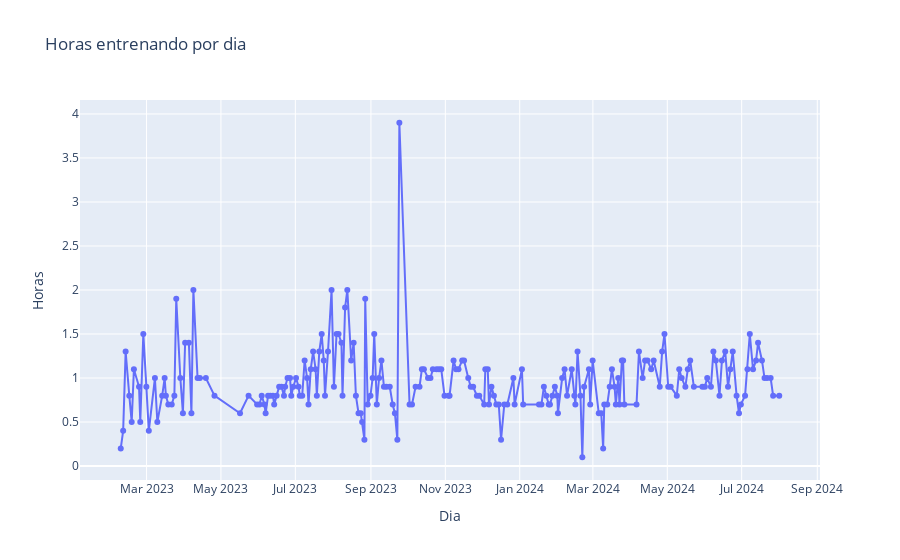

Source (notebook cell):
### Code cell
fig = px.line(run_by_day, y="tiempo_horas", markers=True, labels={'fecha':'Dia','tiempo_horas':'Horas'}, title='Horas entrenando por dia')
fig.show()

### Figure 1 — Plotly figure (JSON) as saved in the notebook; plotly's stock layout.template omitted (floating-point values rounded to 4 significant figures; data arrays with more than 128 entries replaced by an {"elided": "..."} marker saying what was removed)
{"data": [{"hovertemplate": "Dia=%{x}<br>Horas=%{y}<extra></extra>", "legendgroup": "", "line": {"color": "#636efa", "dash": "solid"}, "marker": {"symbol": "circle"}, "mode": "lines+markers", "name": "", "orientation": "v", "showlegend": false, "type": "scatter", "x": {"elided": "219 str values"}, "xaxis": "x", "y": {"elided": "219 float values"}, "yaxis": "y"}], "layout": {"autosize": true, "legend": {"tracegroupgap": 0}, "title": {"text": "Horas entrenando por dia"}, "xaxis": {"anchor": "y", "autorange": true, "domain": [0, 1], "range": ["2023-01-06 03:47:13.7322", "2024-09-02 11:41:25.2678"], "showspikes": false, "title": {"text": "Dia"}, "type": "date"}, "yaxis": {"anchor": "x", "autorange": true, "domain": [0, 1], "range": [-0.2136, 4.214], "showspikes": false, "title": {"text": "Horas"}, "type": "linear"}}}
